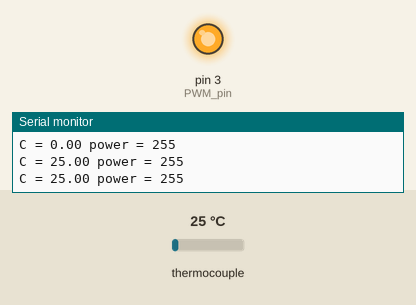
This sketch was run on a simulated Arduino Uno, built with avr-gcc and run on an emulated ATmega328P. On the bench: output pins drawn as LEDs (lit = HIGH), the last lines printed to the serial monitor. Wiring (inferred from the names in the program): MAX6675 thermocouple converter: CS pin 10; MISO pin 12; SCK pin 13. The inputs (shaded band) are chosen by the test bench; at power-on: thermocouple 25 °C. Pins used as bus, display or sensor lines are not drawn.

Above: at 5.4 s.
5.5 s: thermocouple set to 75 °C
At 7.9 s:
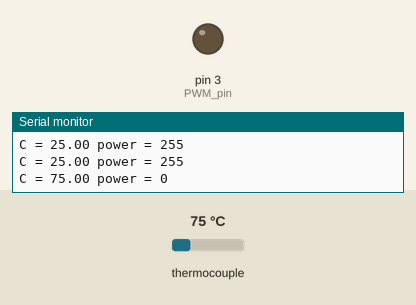
8.9 s: thermocouple set to 6 °C
At 9.8 s:
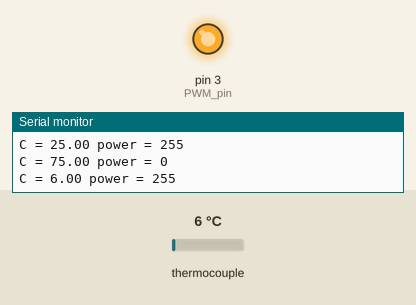
12.3 s: thermocouple set to 150 °C
At 14.6 s:
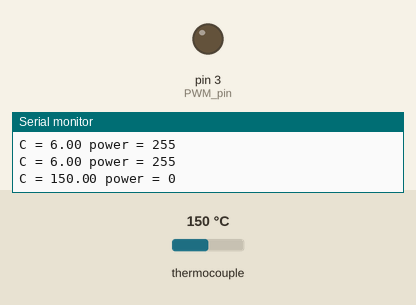
Timing chart, 0 to 16.1 s (numbered marks = the images above; inputs shaded):
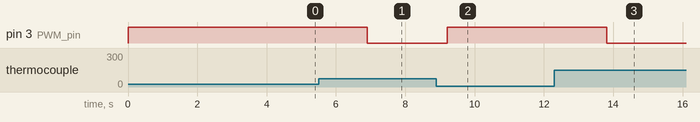

The sketch:

PID_controller_for_temperature.ino
```cpp
/*    Max6675 Module  ==>   Arduino
 *    CS              ==>     D10
 *    SO              ==>     D12
 *    SCK             ==>     D13
 *    Vcc             ==>     Vcc (5v)
 *    Gnd             ==>     Gnd      */

//LCD config (i2c LCD screen, you need to install the LiquidCrystal_I2C if you don't have it )
#include <Wire.h>
#include <LiquidCrystal_I2C.h>
LiquidCrystal_I2C lcd(0x3f,20,4);  //sometimes the adress is not 0x3f. Change to 0x27 if it dosn't work.

/*    i2c LCD Module  ==>   Arduino
 *    SCL             ==>     A5
 *    SDA             ==>     A4
 *    Vcc             ==>     Vcc (5v)
 *    Gnd             ==>     Gnd      */

#include <SPI.h>
//We define the SPI pìns
#define MAX6675_CS   10
#define MAX6675_SO   12
#define MAX6675_SCK  13

//Pins
int PWM_pin = 3;


//Variables
float temperature_read = 0.0;
float set_temperature = 40;
float PID_error = 0;
float previous_error = 0;
float elapsedTime, Time, timePrev;
int PID_value = 0;


//PID constants
int kp = 150;   int ki = 0;   int kd = 0 ;
int PID_p = 0;    int PID_i = 0;    int PID_d = 0;


void setup() {

  pinMode(PWM_pin, OUTPUT);
  TCCR2B = TCCR2B & B11111000 | 0x03;    // pin 3 and 11 PWM frequency of 980.39 Hz
  Time = millis();

  Serial.begin(9600);// initialize serial monitor with 9600 baud
  Serial.println("Robojax MAX6675");

}

void loop() {

    // First we read the real value of temperature
  temperature_read = readThermocouple();
  //Next we calculate the error between the setpoint and the real value
  PID_error = set_temperature - temperature_read;
  //Calculate the P value
  PID_p = kp * PID_error;
  //Calculate the I value in a range on +-3
  if(-3 < PID_error <3)
  {
    PID_i = PID_i + (ki * PID_error);
  }
  //For derivative we need real time to calculate speed change rate
  timePrev = Time;                            // the previous time is stored before the actual time read
  Time = millis();                            // actual time read
  elapsedTime = (Time - timePrev) / 1000;
  //Now we can calculate the D calue
  PID_d = kd*((PID_error - previous_error)/elapsedTime);
  //Final total PID value is the sum of P + I + D
  PID_value = PID_p + PID_i + PID_d;

  //We define PWM range between 0 and 255
  if(PID_value < 0)
  {    PID_value = 0;    }
  if(PID_value > 255)
  {    PID_value = 255;  }
  //Now we can write the PWM signal to the mosfet on digital pin D3
  analogWrite(PWM_pin,PID_value);
  previous_error = PID_error;     //Remember to store the previous error for next loop.

  delay(300);

   Serial.print("C = ");
   Serial.print(temperature_read);
   Serial.print(" power = ");
   Serial.println(PID_value);


    delay(2000);
}

double readThermocouple() {

  uint16_t v;
  pinMode(MAX6675_CS, OUTPUT);
  pinMode(MAX6675_SO, INPUT);
  pinMode(MAX6675_SCK, OUTPUT);

  digitalWrite(MAX6675_CS, LOW);
  delay(1);

  // Read in 16 bits,
  //  15    = 0 always
  //  14..2 = 0.25 degree counts MSB First
  //  2     = 1 if thermocouple is open circuit
  //  1..0  = uninteresting status

  v = shiftIn(MAX6675_SO, MAX6675_SCK, MSBFIRST);
  v <<= 8;
  v |= shiftIn(MAX6675_SO, MAX6675_SCK, MSBFIRST);

  digitalWrite(MAX6675_CS, HIGH);
  if (v & 0x4)
  {
    // Bit 2 indicates if the thermocouple is disconnected
    return NAN;
  }

  // The lower three bits (0,1,2) are discarded status bits
  v >>= 3;

  // The remaining bits are the number of 0.25 degree (C) counts
  return v*0.25;
}
```

Measured:
- after the input at 5.5 s, pin 3 (PWM_pin): HIGH → LOW after 1.4 s
- after the input at 8.9 s, pin 3 (PWM_pin): LOW → HIGH after 0.31 s
- after the input at 12.3 s, pin 3 (PWM_pin): HIGH → LOW after 1.5 s
